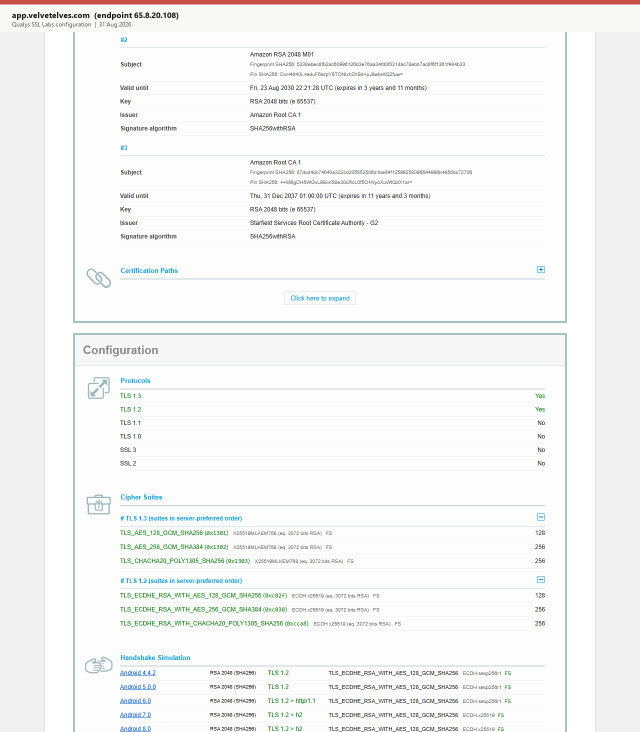
#> input picture casa_al1_evidence/m9/tac_images/4.1.1/CASA_4_1_1_ssllabs_app_protocols.png, 1280 x 1464 px, found by its file name (shown at 1/2 size); its folder holds 5 pictures in this run
$ python casa_411_caption_ssllabs.py
#> lines starting #> are read from the running program, lines starting #| are printed output that depends on the picture
"""Add a hostname caption above SSL Labs protocol screenshots (does not cover Qualys UI)."""
from pathlib import Path

from PIL import Image, ImageDraw, ImageFont

OUT = Path(r"c:\Projects\velvet-elves-data\casa_al1_evidence\m9\tac_images\4.1.1")
BANNER = 64
BG = (248, 248, 246)
INK = (24, 24, 24)
MUTED = (80, 80, 80)
RULE = (200, 80, 70)


def font(size: int, bold: bool = False):
    name = "segoeuib.ttf" if bold else "segoeui.ttf"
    p = Path(rf"C:\Windows\Fonts\{name}")
    if p.exists():
        return ImageFont.truetype(str(p), size)
    return ImageFont.load_default()


def caption(name: str, title: str) -> None:
#> called with name = 'CASA_4_1_1_ssllabs_app_protocols.png'
    src = OUT / name
    im = Image.open(src).convert("RGB")
#> im is the input picture: PIL image 1280x1464 RGB; mean R, G, B 245.5, 245.9, 245.7
    out = Image.new("RGB", (im.width, im.height + BANNER), BG)
    d = ImageDraw.Draw(out)
    d.rectangle((0, 0, im.width, 8), fill=RULE)
    d.text((24, 18), title, font=font(16, True), fill=INK)
    d.text((24, 40), "Qualys SSL Labs configuration  |  31 Aug 2026", font=font(12), fill=MUTED)
    out.paste(im, (0, BANNER))
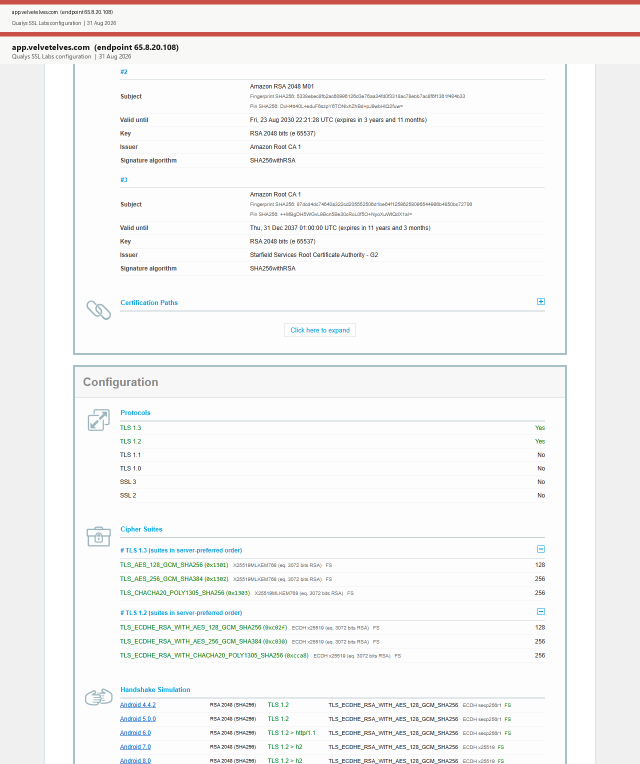
#> out: PIL image 1280x1528 RGB (shown at 1/2 size); mean R, G, B 245.3, 244.9, 244.6
    out.save(src, "PNG")
    print("captioned", src)


if __name__ == "__main__":
    caption("CASA_4_1_1_ssllabs_app_protocols.png", "app.velvetelves.com  (endpoint 65.8.20.108)")
    caption("CASA_4_1_1_ssllabs_api_protocols.png", "api.prod.velvetelves.com  (endpoint 3.148.31.71)")
#> call 2 of caption, with name = 'CASA_4_1_1_ssllabs_api_protocols.png'
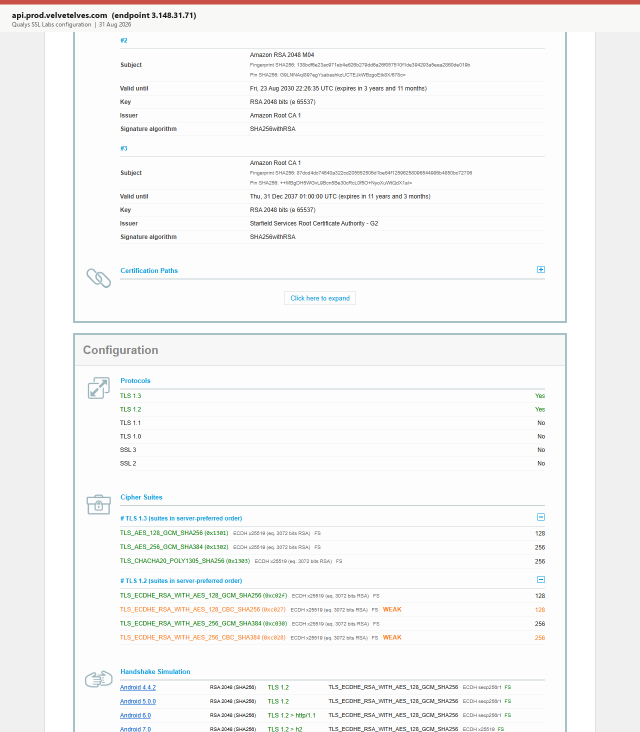
#> input picture casa_al1_evidence/m9/tac_images/4.1.1/CASA_4_1_1_ssllabs_api_protocols.png, 1280 x 1464 px, found by its file name (shown at 1/2 size)
#> in caption, im is the input picture: PIL image 1280x1464 RGB; mean R, G, B 245.8, 245.9, 245.7
